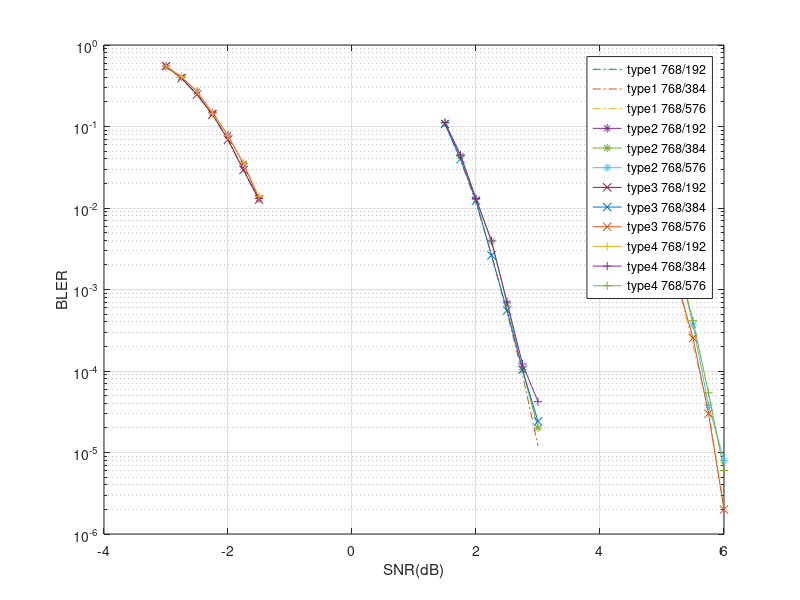

MATLAB code to generate this figure:

clear;


% type1 768/192
%%16-Feb-2022 03:33:15
SNR_db = [-3.000000e+00 -2.750000e+00 -2.500000e+00 -2.250000e+00 -2.000000e+00 -1.750000e+00 -1.500000e+00 ];
TX_CNT = [101000 101000 101000 101000 101000 101000 101000 ];
BLK_ERR_CNT = [55582 39378 24973 14151 6936 2936 1257 ];
BIT_ERR_CNT = [3391868 2173690 1270793 650382 294191 114283 45371 ];
semilogy(SNR_db, BLK_ERR_CNT./TX_CNT, "-.");
hold on;

% type1 768/384
%%16-Feb-2022 22:36:38
SNR_db = [1.500000e+00 1.750000e+00 2.000000e+00 2.250000e+00 2.500000e+00 2.750000e+00 3.000000e+00 ];
TX_CNT = [101000 101000 101000 191000 500000 500000 500000 ];
BLK_ERR_CNT = [10804 3904 1173 503 263 45 6 ];
BIT_ERR_CNT = [894809 286273 77906 31864 14351 2439 388 ];
semilogy(SNR_db, BLK_ERR_CNT./TX_CNT, "-.");
hold on;

% type1 768/576
%%17-Feb-2022 21:35:49
SNR_db = [4.500000e+00 4.750000e+00 5.000000e+00 5.250000e+00 5.500000e+00 5.750000e+00 6.000000e+00 ];
TX_CNT = [101000 101000 101000 408000 500000 500000 500000 ];
BLK_ERR_CNT = [8311 2560 625 501 103 17 1 ];
BIT_ERR_CNT = [1030532 270036 59635 42402 8740 990 66 ];
semilogy(SNR_db, BLK_ERR_CNT./TX_CNT, "-.");
hold on;

% type2 768/192
%%20-Jan-2022 17:19:44
SNR_db = [-3.000000e+00 -2.750000e+00 -2.500000e+00 -2.250000e+00 -2.000000e+00 -1.750000e+00 -1.500000e+00 ];
TX_CNT = [101000 101000 101000 101000 101000 101000 101000 ];
BLK_ERR_CNT = [55604 40857 27069 14886 7881 3524 1320 ];
BIT_ERR_CNT = [3377684 2207078 1345976 689697 326632 133451 47035 ];
semilogy(SNR_db, BLK_ERR_CNT./TX_CNT, "-*");
hold on;

% type2 768/384
%%21-Jan-2022 09:11:20
SNR_db = [1.500000e+00 1.750000e+00 2.000000e+00 2.250000e+00 2.500000e+00 2.750000e+00 3.000000e+00 ];
TX_CNT = [101000 101000 101000 128000 500000 500000 500000 ];
BLK_ERR_CNT = [11128 4368 1283 502 339 52 10 ];
BIT_ERR_CNT = [805413 272838 73360 24237 14873 2084 540 ];
semilogy(SNR_db, BLK_ERR_CNT./TX_CNT, "-*");
hold on;

% type2 768/576
%%16-Feb-2022 20:24:10
SNR_db = [4.500000e+00 4.750000e+00 5.000000e+00 5.250000e+00 5.500000e+00 5.750000e+00 6.000000e+00 ];
TX_CNT = [101000 101000 101000 214000 500000 500000 500000 ];
BLK_ERR_CNT = [10898 3929 1031 503 184 19 4 ];
BIT_ERR_CNT = [1125781 345107 85420 36812 11410 753 184 ];
semilogy(SNR_db, BLK_ERR_CNT./TX_CNT, "-*");
hold on;


% type3 768/192
%%19-Feb-2022 23:04:05
SNR_db = [-3.000000e+00 -2.750000e+00 -2.500000e+00 -2.250000e+00 -2.000000e+00 -1.750000e+00 -1.500000e+00 ];
TX_CNT = [101000 101000 101000 101000 101000 101000 101000 ];
BLK_ERR_CNT = [55504 39618 24877 14187 6964 2960 1278 ];
BIT_ERR_CNT = [3714802 2441511 1432385 747437 343070 135694 55684 ];
semilogy(SNR_db, BLK_ERR_CNT./TX_CNT, "-x");
hold on;

% type3 768/384
%%14-Feb-2022 09:30:59
SNR_db = [1.500000e+00 1.750000e+00 2.000000e+00 2.250000e+00 2.500000e+00 2.750000e+00 3.000000e+00 ];
TX_CNT = [101000 101000 101000 191000 500000 500000 500000 ];
BLK_ERR_CNT = [10843 4029 1240 501 276 52 12 ];
BIT_ERR_CNT = [1058431 359611 103508 38451 19071 2992 657 ];
semilogy(SNR_db, BLK_ERR_CNT./TX_CNT, "-x");
hold on;

% type3 768/576
%%15-Feb-2022 11:26:44
SNR_db = [4.500000e+00 4.750000e+00 5.000000e+00 5.250000e+00 5.500000e+00 5.750000e+00 6.000000e+00 ];
TX_CNT = [101000 101000 101000 418000 500000 500000 500000 ];
BLK_ERR_CNT = [8452 2568 632 501 127 15 1 ];
BIT_ERR_CNT = [1221066 329332 74700 52512 12122 1031 56 ];
semilogy(SNR_db, BLK_ERR_CNT./TX_CNT, "-x");
hold on;


% type4 768/192
%%17-Feb-2022 20:24:47
SNR_db = [-3.000000e+00 -2.750000e+00 -2.500000e+00 -2.250000e+00 -2.000000e+00 -1.750000e+00 -1.500000e+00 ];
TX_CNT = [101000 101000 101000 101000 101000 101000 101000 ];
BLK_ERR_CNT = [55768 41359 27257 14650 7798 3627 1388 ];
BIT_ERR_CNT = [3464224 2325943 1422503 712358 343778 146027 52874 ];
semilogy(SNR_db, BLK_ERR_CNT./TX_CNT, "-+");
hold on;

% type4 768/384
%%12-Feb-2022 02:01:44
SNR_db = [1.500000e+00 1.750000e+00 2.000000e+00 2.250000e+00 2.500000e+00 2.750000e+00 3.000000e+00 ];
TX_CNT = [101000 101000 101000 127000 500000 500000 500000 ];
BLK_ERR_CNT = [11285 4526 1321 501 352 61 21 ];
BIT_ERR_CNT = [894425 316804 80369 29284 19724 3123 1464 ];
semilogy(SNR_db, BLK_ERR_CNT./TX_CNT, "-+");
hold on;

% type4 768/576
%%18-Feb-2022 20:03:51
SNR_db = [4.500000e+00 4.750000e+00 5.000000e+00 5.250000e+00 5.500000e+00 5.750000e+00 6.000000e+00 ];
TX_CNT = [101000 101000 101000 219000 500000 500000 500000 ];
BLK_ERR_CNT = [10819 3630 1050 501 207 27 3 ];
BIT_ERR_CNT = [1239149 362386 100684 44348 16502 2127 180 ];
semilogy(SNR_db, BLK_ERR_CNT./TX_CNT, "-+");


ylabel("BLER");
xlabel("SNR(dB)");
grid on;
% legend('512/128 polar' ,'576/288 ASC','576/432 ASC', '576/144 type1', '576/288 type1', '576/432 type1', '576/144 DES', '576/288 DES', '576/432 DES', '1536/768 type1', '1536/768 apc', '768/192 ASC', '768/384 ASC', '768/576 ASC');

legend(...
'type1 768/192','type1 768/384','type1 768/576' ,...
'type2 768/192','type2 768/384','type2 768/576' ,...
'type3 768/192', 'type3 768/384','type3 768/576',...
'type4 768/192', 'type4 768/384','type4 768/576' ...
)